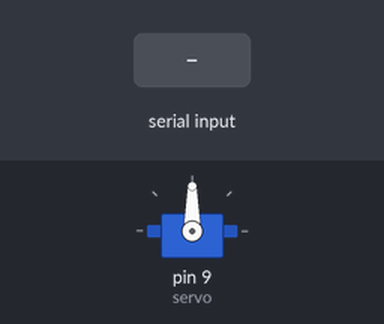
Recording of a sketch running on a simulated Arduino Uno, built with avr-gcc and run on an emulated ATmega328P. Shown: servo. The inputs (shaded band) are chosen by the test bench.

Above: at 1.2 s.
1.3 s: byte 30 received over Serial
At 2.3 s:
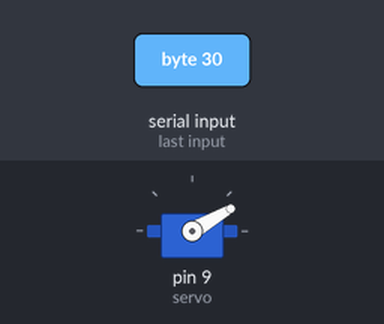
2.8 s: byte 120 received over Serial
At 3.4 s:
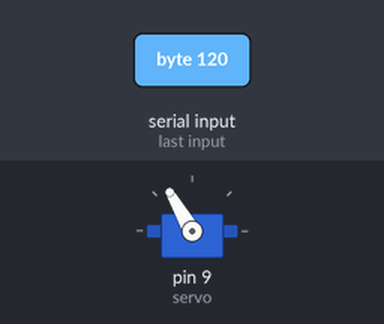
Timing chart, 0 to 5.8 s (numbered marks = the images above; inputs shaded):
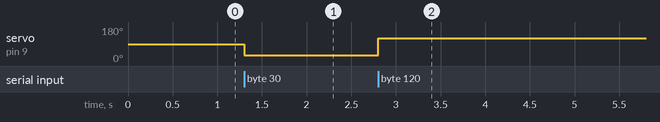

Measured:
- after the input at 1.3 s, servo on pin 9 (servo): 90° → 30° at once
- after the input at 2.8 s, servo on pin 9 (servo): 30° → 120° at once

The sketch:

servoFirstTest.ino
```cpp
#include <Servo.h>

Servo servo;
int angle;

void setup() {
  Serial.begin(9600);
  servo.attach(9);
}

void loop() {
  // check if there is any data to read
  if (Serial.available() > 0) {
    // read the incoming byte:
    angle = Serial.read();
    servo.write(angle);
  }
}
```
